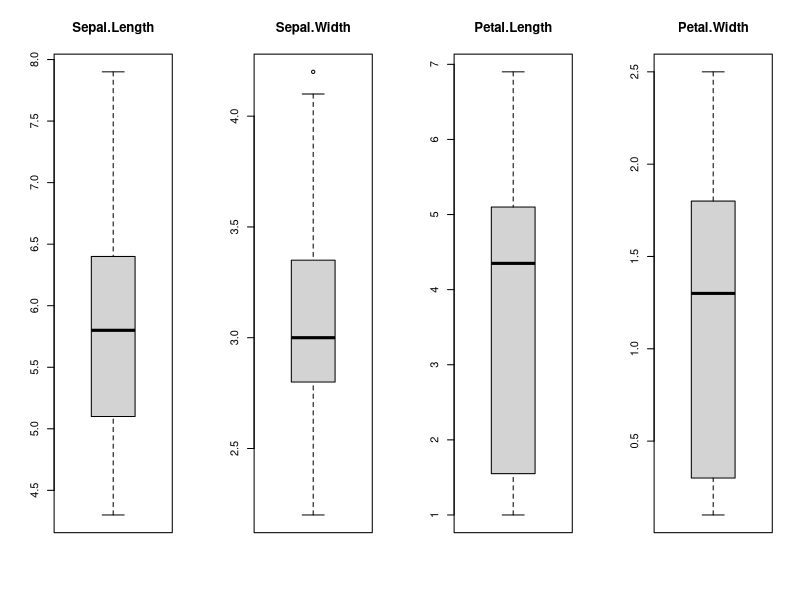
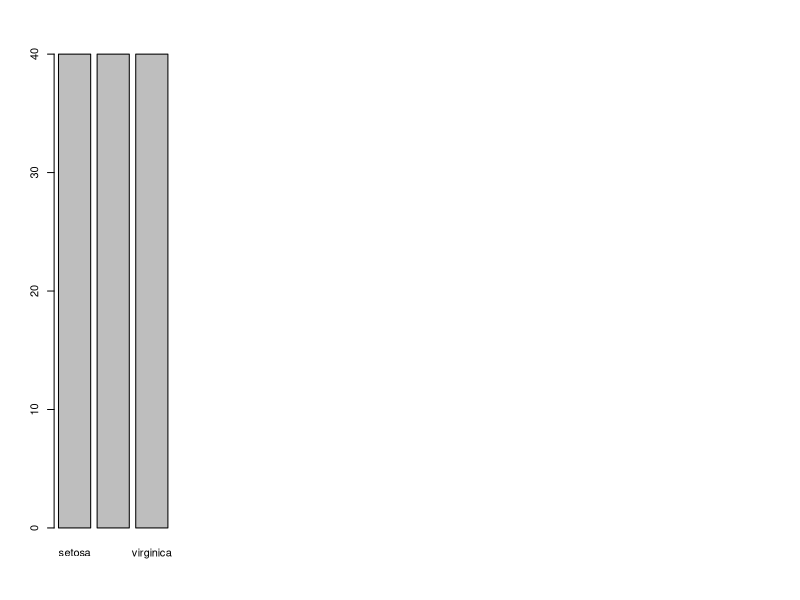
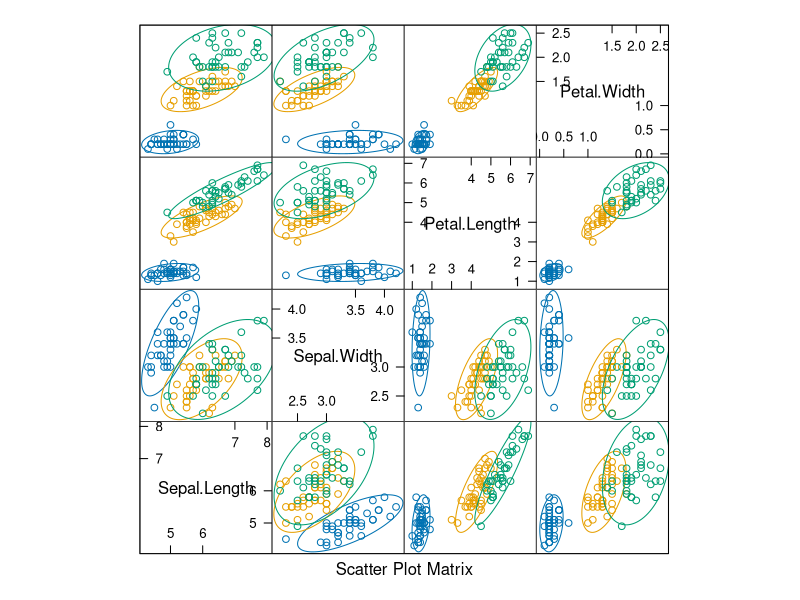
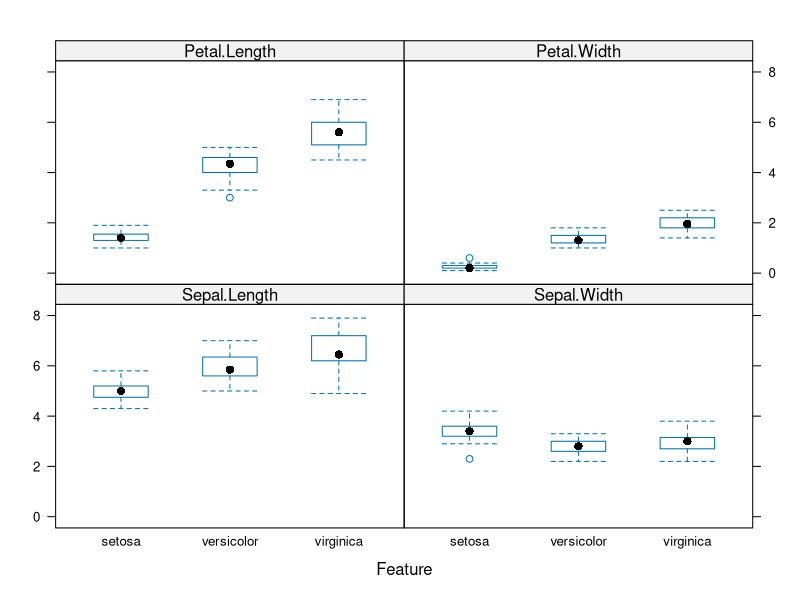
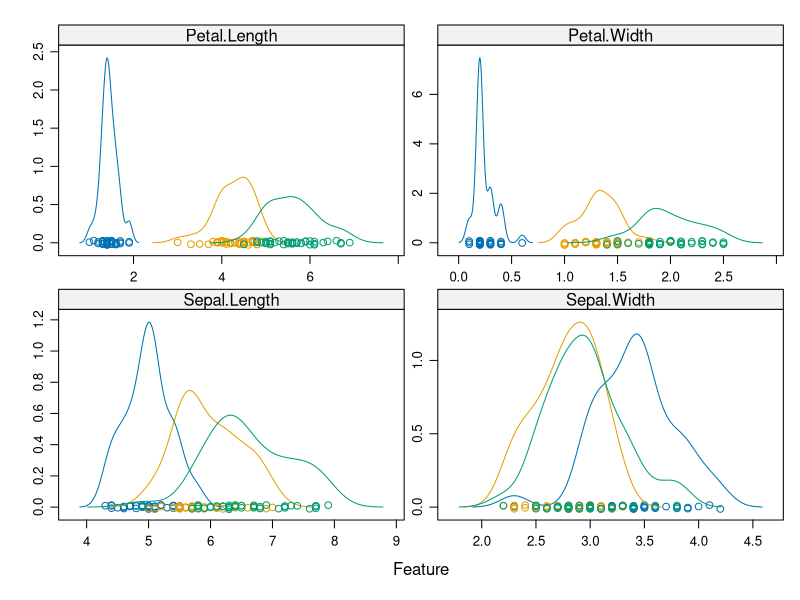
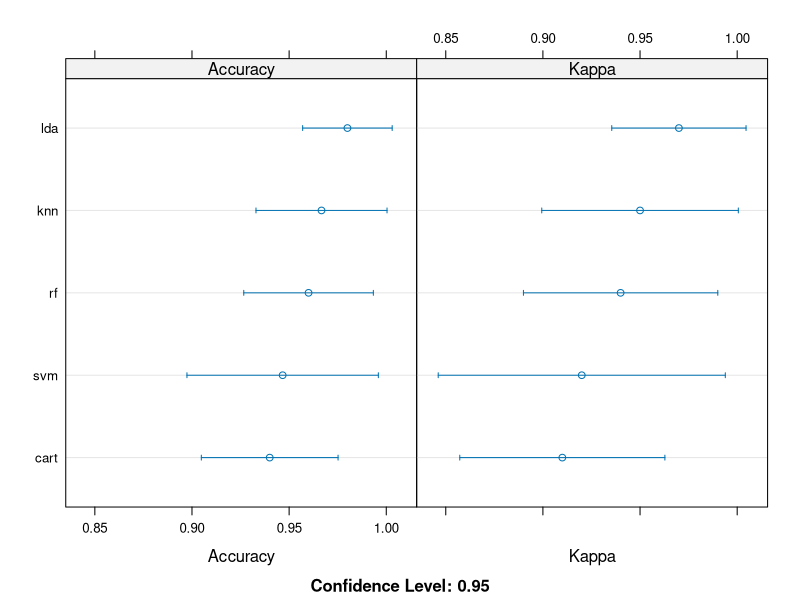

These figures' R source, in order:
install.packages("caret")
library(caret)
require(datasets)
str(iris)
iris

#create a list of 80% of rows in the original dataset to use them for training
index = createDataPartition(iris$Species, p = 0.80, list = FALSE)
# select 80% of the data for validation(dataset)
iris.Train = iris[index, ]
# select 20% of the data for validation
iris.Test = iris[-index, ]


dim(iris.Train)

sapply(iris.Train, class)

head(iris.Train)

levels(iris.Train$Species)

percentage <- prop.table(table(iris.Train$Species)) * 100
cbind(freq=table(iris.Train$Species), percentage=percentage)

summary(iris.Train)

#Univariate plots to understand each attribute.
x <- iris.Train[,1:4]
y <- iris.Train[,5]

par(mfrow=c(1,4))
for(i in 1:4) {
  boxplot(x[,i], main=names(iris)[i])
}

plot(y)

#Multivariate plots to understand the relationships between attributes.
install.packages("ellipse")
library(ellipse)
featurePlot(x=x, y=y, plot="ellipse")

featurePlot(x=x, y=y, plot="box")

scales <- list(x=list(relation="free"), y=list(relation="free"))
featurePlot(x=x, y=y, plot="density", scales=scales)

#Test Harness
install.packages("rpart")
install.packages("kernlab")
install.packages("e1071")
install.packages("randomForest")

library(rpart)
library(kernlab)
library(e1071)
library(randomForest)

control <- trainControl(method="cv", number=10)
metric <- "Accuracy"


# a) linear algorithms
set.seed(7)
fit.lda <- train(Species~., data=iris, method="lda", metric=metric, trControl=control)
# b) nonlinear algorithms
# CART
set.seed(7)
fit.cart <- train(Species~., data=iris, method="rpart", metric=metric, trControl=control)
# kNN
set.seed(7)
fit.knn <- train(Species~., data=iris, method="knn", metric=metric, trControl=control)
# c) advanced algorithms
# SVM
set.seed(7)
fit.svm <- train(Species~., data=iris, method="svmRadial", metric=metric, trControl=control)
# Random Forest
set.seed(7)
fit.rf <- train(Species~., data=iris, method="rf", metric=metric, trControl=control)

#Select the Best Model
results <- resamples(list(lda=fit.lda, cart=fit.cart, knn=fit.knn, svm=fit.svm, rf=fit.rf))
summary(results)

dotplot(results)

#LDA model
print(fit.lda)

#Make Predictions
predictions <- predict(fit.lda, iris.Test)
confusionMatrix(predictions, iris.Test$Species)
